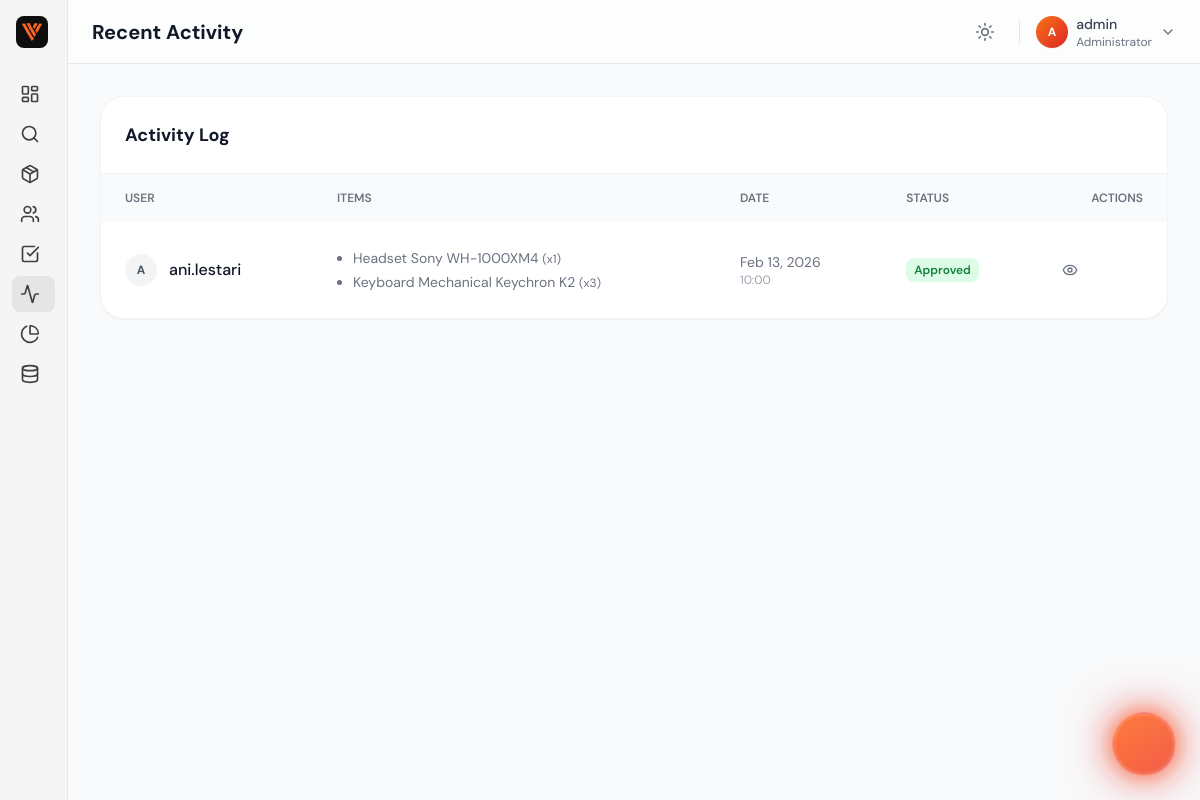
The app's page /admin/activity.php (signed in) with its own data.
### tables this page shows
CREATE TABLE `peminjaman` (
  `id` int(11) NOT NULL AUTO_INCREMENT,
  `kode_peminjaman` varchar(20) DEFAULT NULL,
  `user_id` int(11) NOT NULL,
  `employee_id` int(11) DEFAULT NULL,
  `tanggal_pinjam` date NOT NULL,
  `tanggal_kembali_rencana` date DEFAULT NULL COMMENT 'Expected return date set by admin',
  `tanggal_kembali` date DEFAULT NULL COMMENT 'Actual return date',
  `status` enum('pending','approved','rejected','returned') NOT NULL DEFAULT 'pending',
  `keterangan` text DEFAULT NULL,
  `alasan_reject` text DEFAULT NULL,
  `created_at` timestamp NOT NULL DEFAULT current_timestamp(),
  `updated_at` timestamp NOT NULL DEFAULT current_timestamp() ON UPDATE current_timestamp(),
  PRIMARY KEY (`id`),
  KEY `idx_user_id` (`user_id`),
  KEY `idx_status` (`status`),
  KEY `idx_tanggal_pinjam` (`tanggal_pinjam`),
  KEY `fk_employee_id` (`employee_id`),
  CONSTRAINT `fk_employee_id` FOREIGN KEY (`employee_id`) REFERENCES `employees` (`id`) ON DELETE SET NULL,
  CONSTRAINT `peminjaman_ibfk_1` FOREIGN KEY (`user_id`) REFERENCES `users` (`id`) ON DELETE CASCADE
);

CREATE TABLE `users` (
  `id` int(11) NOT NULL AUTO_INCREMENT,
  `username` varchar(50) NOT NULL,
  `email` varchar(100) NOT NULL,
  `password` varchar(255) NOT NULL COMMENT 'Bcrypt hashed password',
  `role` enum('admin','user') NOT NULL DEFAULT 'user',
  `created_at` timestamp NOT NULL DEFAULT current_timestamp(),
  PRIMARY KEY (`id`),
  UNIQUE KEY `username` (`username`),
  UNIQUE KEY `email` (`email`),
  KEY `idx_email` (`email`),
  KEY `idx_role` (`role`)
);

CREATE TABLE `peminjaman_detail` (
  `id` int(11) NOT NULL AUTO_INCREMENT,
  `peminjaman_id` int(11) NOT NULL,
  `inventaris_id` int(11) NOT NULL,
  `jumlah` int(11) NOT NULL,
  `catatan` text DEFAULT NULL,
  `created_at` timestamp NOT NULL DEFAULT current_timestamp(),
  `updated_at` timestamp NOT NULL DEFAULT current_timestamp() ON UPDATE current_timestamp(),
  PRIMARY KEY (`id`),
  KEY `idx_peminjaman` (`peminjaman_id`),
  KEY `idx_inventaris` (`inventaris_id`),
  CONSTRAINT `peminjaman_detail_ibfk_1` FOREIGN KEY (`peminjaman_id`) REFERENCES `peminjaman` (`id`) ON DELETE CASCADE,
  CONSTRAINT `peminjaman_detail_ibfk_2` FOREIGN KEY (`inventaris_id`) REFERENCES `inventaris` (`id`) ON DELETE CASCADE
);

CREATE TABLE `inventaris` (
  `id` int(11) NOT NULL AUTO_INCREMENT,
  `nama_barang` varchar(100) NOT NULL,
  `kategori` varchar(50) NOT NULL,
  `stok_total` int(11) NOT NULL DEFAULT 0,
  `stok_tersedia` int(11) NOT NULL DEFAULT 0,
  `kondisi` enum('baik','rusak ringan','rusak berat') NOT NULL DEFAULT 'baik',
  `lokasi` varchar(100) NOT NULL,
  `deskripsi` text DEFAULT NULL,
  `image` varchar(255) DEFAULT NULL COMMENT 'Image filename for the product',
  `created_at` timestamp NOT NULL DEFAULT current_timestamp(),
  `updated_at` timestamp NOT NULL DEFAULT current_timestamp() ON UPDATE current_timestamp(),
  PRIMARY KEY (`id`),
  KEY `idx_kategori` (`kategori`),
  KEY `idx_stok_tersedia` (`stok_tersedia`)
);

### src/Loan.php (called while the page is built, shortened)
<?php
class Loan
{
    private $pdo;
    public function __construct($pdo)
    {
        $this->pdo = $pdo;
    }
    public function getAll()
    {
        try {
            $stmt = $this->pdo->query(
                "SELECT p.*, u.username, u.email, e.nama_karyawan
                 FROM peminjaman p
                 JOIN users u ON p.user_id = u.id
                 LEFT JOIN employees e ON p.employee_id = e.id
                 ORDER BY p.created_at DESC"
            );
            $loans = $stmt->fetchAll();
            $stmtDetails = $this->pdo->prepare(
                "SELECT pd.*, i.nama_barang, i.kategori
                 FROM peminjaman_detail pd
                 JOIN inventaris i ON pd.inventaris_id = i.id
                 WHERE pd.peminjaman_id = ?"
            );
            foreach ($loans as &$loan) {
                $stmtDetails->execute([$loan['id']]);
                $loan['details'] = $stmtDetails->fetchAll();
            }
            return $loans;
        } catch (\PDOException $e) {
            return [];
        }
    }
}

### public/admin/activity.php (the view, shortened to what this page needs)
<?php
require_once __DIR__ . '/../../config/database.php';
$loan = new Loan($pdo);
$activities = $loan->getAll();
?>
<!DOCTYPE html>
<html lang="en" class="light">
<head>
    <script src="https://cdn.tailwindcss.com"></script>
</head>
<body class="bg-gray-50 dark:bg-gray-900 font-sans text-slate-800 dark:text-white transition-colors duration-300"
      x-data="{
          darkMode: localStorage.getItem('theme') === 'dark',
          toggleTheme() {
              this.darkMode = !this.darkMode;
              localStorage.setItem('theme', this.darkMode ? 'dark' : 'light');
              if (this.darkMode) {
                  document.documentElement.classList.add('dark');
              } else {
                  document.documentElement.classList.remove('dark');
              }
          }
      }"
      x-init="$watch('darkMode', val => val ? document.documentElement.classList.add('dark') : document.documentElement.classList.remove('dark')); if(darkMode) document.documentElement.classList.add('dark');">
    <div class="flex h-screen overflow-hidden bg-gray-50 dark:bg-gray-950">
        <div class="fixed inset-0 -z-10 bg-gray-50 dark:bg-gray-950">
            <div class="absolute bottom-[-10%] right-[-10%] w-[40%] h-[40%] rounded-full bg-red-500/10 blur-[100px] animate-pulse"></div>
        </div>
        <?php
        include '../includes/sidebar.php';
        ?>
        <div class="flex-1 flex flex-col h-screen overflow-hidden relative">
            <?php
            include '../includes/header.php';
            ?>
            <main class="flex-1 overflow-y-auto p-4 md:p-8 scroll-smooth hide-scrollbar">
                <div class="max-w-7xl mx-auto">
                    <div class="bg-white dark:bg-gray-800 rounded-3xl border border-gray-100 dark:border-gray-700 overflow-hidden shadow-sm">
                        <div class="p-6 border-b border-gray-100 dark:border-gray-700 flex justify-between items-center">
                            <h3 class="text-lg font-bold text-gray-900 dark:text-white">Activity Log</h3>
                        </div>
                        <?php if (empty($activities)): ?>
                            <div class="p-12 text-center text-gray-500 dark:text-gray-400">
                                <i data-lucide="activity" class="w-12 h-12 mx-auto mb-4 text-gray-300 dark:text-gray-600"></i>
                                <p>No activity found.</p>
                            </div>
                        <?php else: ?>
                            <div class="overflow-x-auto">
                                <table class="w-full text-left">
                                    <thead class="bg-gray-50 dark:bg-gray-700/50 text-xs uppercase text-gray-500 dark:text-gray-400">
                                        <tr>
                                            <th class="px-6 py-4 font-semibold">User</th>
                                            <th class="px-6 py-4 font-semibold">Items</th>
                                            <th class="px-6 py-4 font-semibold">Date</th>
                                            <th class="px-6 py-4 font-semibold">Status</th>
                                            <th class="px-6 py-4 font-semibold text-right">Actions</th>
                                        </tr>
                                    </thead>
                                    <tbody class="divide-y divide-gray-100 dark:divide-gray-700">
                                        <?php foreach ($activities as $item): ?>
                                        <tr class="hover:bg-gray-50 dark:hover:bg-gray-750 transition-colors">
                                            <td class="px-6 py-4">
                                                <div class="flex items-center gap-3">
                                                    <div class="w-8 h-8 rounded-full bg-gray-100 dark:bg-gray-700 flex items-center justify-center font-bold text-gray-600 dark:text-gray-300 text-xs">
                                                        <?= strtoupper(substr($item['username'], 0, 1)) ?>
                                                    </div>
                                                    <div>
                                                        <div class="font-medium text-gray-900 dark:text-white"><?= htmlspecialchars($item['username']) ?></div>
                                                    </div>
                                                </div>
                                            </td>
                                            <td class="px-6 py-4 text-sm text-gray-500 dark:text-gray-400">
                                                <ul class="list-disc pl-4 space-y-1">
                                                <?php foreach($item['details'] as $detail): ?>
                                                    <li><?= htmlspecialchars($detail['nama_barang']) ?> <span class="text-xs">(x<?= $detail['jumlah'] ?>)</span></li>
                                                <?php endforeach; ?>
                                                </ul>
                                            </td>
                                            <td class="px-6 py-4 text-sm text-gray-500 dark:text-gray-400">
                                                <?= date('M d, Y', strtotime($item['tanggal_pinjam'])) ?>
                                                <div class="text-xs text-gray-400"><?= date('H:i', strtotime($item['created_at'] ?? $item['tanggal_pinjam'])) ?></div>
                                            </td>
                                            <td class="px-6 py-4">
                                                <?php
                                                $statusColor = match($item['status']) {
                                                    'approved' => 'bg-green-100 text-green-700 dark:bg-green-900/30 dark:text-green-400',
                                                    'pending' => 'bg-amber-100 text-amber-700 dark:bg-amber-900/30 dark:text-amber-400',
                                                    'rejected' => 'bg-red-100 text-red-700 dark:bg-red-900/30 dark:text-red-400',
                                                    'returned' => 'bg-blue-100 text-blue-700 dark:bg-blue-900/30 dark:text-blue-400',
                                                    default => 'bg-gray-100 text-gray-700'
                                                };
                                                ?>
                                                <div class="flex items-center gap-2">
                                                    <span class="px-2 py-1 rounded-lg text-xs font-semibold <?= $statusColor ?>">
                                                        <?= ucfirst($item['status']) ?>
                                                    </span>
                                                </div>
                                            </td>
                                            <td class="px-6 py-4 text-right">
                                                 <a href="loan_detail.php?id=<?= $item['id'] ?>" class="p-2 text-gray-500 hover:text-orange-600 hover:bg-orange-50 dark:hover:bg-orange-900/20 rounded-lg transition-colors" title="View Details">
                                                    <i data-lucide="eye" class="w-4 h-4"></i>
                                                </a>
                                            </td>
                                        </tr>
                                        <?php endforeach; ?>
                                    </tbody>
                                </table>
                            </div>
                        <?php endif; ?>
                    </div>
                </div>
            </main>
        </div>
    </div>
    <?php include '../includes/chatbot-widget.php'; ?>
</body>
</html>

### public/admin/activity.php (style rules this page uses)
.hide-scrollbar { -ms-overflow-style: none; scrollbar-width: none; }

### records on screen
peminjaman: user.username "A", user.username "ani.lestari", tanggal_pinjam "Feb 13, 2026", created_at "10:00", status "Approved"
peminjaman_detail: inventaris.nama_barang "Headset Sony WH-1000XM4", jumlah "1"
peminjaman_detail: inventaris.nama_barang "Keyboard Mechanical Keychron K2", jumlah "3"

### other values on screen
$pageTitle "Recent Activity"
substr($currentUser['username'] ?? 'U', 0, 1) "A"
$currentUser['username'] "admin"
